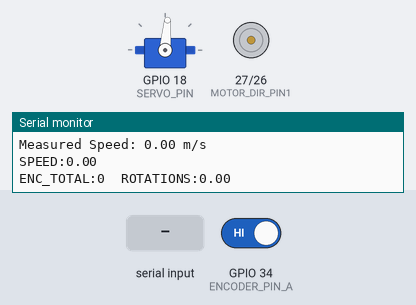
This program was run on a simulated ESP32. On the bench: servo, motor-driver pin pairs drawn as motors (green arrow = first pin HIGH = forward, orange = second pin HIGH = backward, longer = more drive, scaled by the enable pin), the last lines printed to the serial monitor. The test bench sets the inputs (shaded band); at power-on: GPIO 34 (ENCODER_PIN_A) HIGH.

Above: at 1.2 s.
1.3 s: "90,45\n" received over Serial
At 1.7 s:
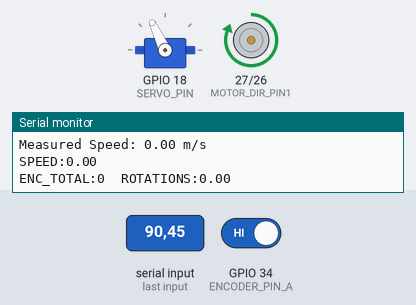
3.3 s: "1,90\n" received over Serial
At 3.7 s:
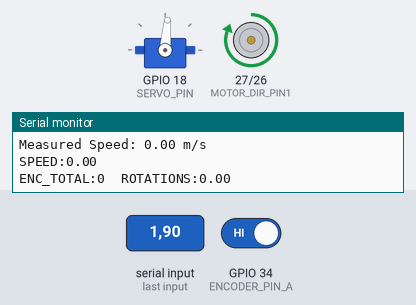
Timing chart, 0 to 6.3 s (numbered marks = the images above; inputs shaded):
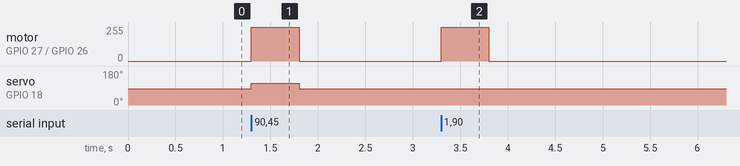

The program:

main.cpp
```cpp
/*
 * ESP32 Motor Control with Adaptive PID
 * Receives commands from Jetson via Serial
 * Controls motor driver with adaptive PID speed control
 */

#include <ESP32Servo.h>

// ========== PIN CONFIGURATION ==========
#define MOTOR_PWM_PIN       25    // DC motor PWM
#define MOTOR_DIR_PIN1      27    // Motor direction 1
#define MOTOR_DIR_PIN2      26    // Motor direction 2
#define SERVO_PIN           18    // Steering servo
#define ENCODER_PIN_A       34    // Speed encoder (optional)
#define ENCODER_PIN_B       35    // Speed encoder (optional)

// ========== PWM CONFIGURATION ==========
#define PWM_CHANNEL         4
#define PWM_FREQ            1000   // 1kHz
#define PWM_RESOLUTION      8      // 8-bit (0-255)

// ========== PARAMETERS ==========
#define SERIAL_BAUD         115200
#define TIMEOUT_MS          500    // Stop if no command for 500ms
#define CONTROL_RATE_HZ     50     // 50Hz control loop

// Steering limits (degrees)
#define SERVO_MIN_ANGLE     60     // Adjust to your servo
#define SERVO_MAX_ANGLE     120
#define SERVO_CENTER        85

// Speed limits
#define MAX_SPEED_MPS       3.0
#define MIN_SPEED_MPS       -3.0   // Negative = reverse
#define MAX_PWM             255
#define MIN_PWM             0

// ========== ENCODER CONFIGURATION ==========
// TODO: 캘리브레이션 필요
// 측정 방법: 바퀴를 정확히 1회전시키고 시리얼 모니터의 "ENC_RAW:" 값을 확인
// ENCODER_PPR = 그 값으로 교체
#define ENCODER_PPR           139        // 캘리브레이션 완료 (5회전 측정: 695펄스 ÷ 5)
#define WHEEL_CIRCUMFERENCE_M 0.2042f   // π × 0.065m (바퀴 지름 6.5cm)

// ========== ADAPTIVE PID CONFIGURATION ==========
// Base PID gains (tune these first!)
#define BASE_KP             50.0
#define BASE_KI             10.0
#define BASE_KD             5.0

// Speed-based gain scaling thresholds
#define LOW_SPEED_THRESHOLD   1.0   // m/s - 이 속도 이하는 저속
#define HIGH_SPEED_THRESHOLD  2.5   // m/s - 이 속도 이상은 고속

// Speed-based gain multipliers (실차 테스트로 조정)
#define LOW_SPEED_KP_SCALE    1.3   // 저속: 빠른 응답
#define LOW_SPEED_KI_SCALE    1.2
#define LOW_SPEED_KD_SCALE    0.8

#define HIGH_SPEED_KP_SCALE   0.7   // 고속: 안정성 우선
#define HIGH_SPEED_KI_SCALE   0.5
#define HIGH_SPEED_KD_SCALE   1.2

// Steering-based speed limiting (ESP32에서 처리)
#define STEERING_THRESHOLD    25.0  // degrees - 이 각도 이상이면 감쇄 시작
#define MAX_STEERING_ANGLE    45.0  // degrees
#define SPEED_REDUCTION_FACTOR 0.8  // 최대 조향 시 속도를 80%까지 제한

// ========== GLOBAL VARIABLES ==========
Servo steeringServo;

// Command from Jetson
float target_steering = 0.0;  // degrees
float target_speed = 0.0;     // m/s
float adjusted_target_speed = 0.0;  // 조향각 보정 후 목표 속도
unsigned long last_command_time = 0;

// Adaptive PID variables
float current_kp = BASE_KP;
float current_ki = BASE_KI;
float current_kd = BASE_KD;

// PID variables
float current_speed = 0.0;
float speed_error = 0.0;
float speed_error_sum = 0.0;
float speed_error_prev = 0.0;
float pid_output = 0.0;

// Encoder (if available)
volatile long encoder_count = 0;
volatile long total_encoder_count = 0;  // 누적 카운트 (리셋 안 됨)
float measured_speed = 0.0;
bool motor_going_forward = true;  // 방향 추적 (속도 부호 결정용)

// ========== FUNCTION PROTOTYPES ==========
void readSerialCommands();
void applySteering(float steering_deg);
void applyAdaptiveSpeedControl(float target_mps, float steering_deg);
void updateAdaptiveGains(float speed, float steering_deg);
float adjustSpeedForSteering(float target_mps, float steering_deg);
void setMotorPWM(float pwm_value);
void stopMotor();
void updateSpeedMeasurement();
float speedToPWM(float speed_mps);
void resetPID();
void IRAM_ATTR encoderISR();
void printAdaptiveStatus();

// ========== SETUP ==========
void setup() {
  // Serial communication
  Serial.begin(SERIAL_BAUD);
  Serial.println("ESP32 Adaptive Motor Control Started");

  // Motor pins
  pinMode(MOTOR_DIR_PIN1, OUTPUT);
  pinMode(MOTOR_DIR_PIN2, OUTPUT);

  // PWM setup
  ledcSetup(PWM_CHANNEL, PWM_FREQ, PWM_RESOLUTION);
  ledcAttachPin(MOTOR_PWM_PIN, PWM_CHANNEL);

  // Servo setup
  steeringServo.attach(SERVO_PIN);
  steeringServo.write(SERVO_CENTER);

  // Encoder pins (optional)
  pinMode(ENCODER_PIN_A, INPUT_PULLUP);
  pinMode(ENCODER_PIN_B, INPUT_PULLUP);
  attachInterrupt(digitalPinToInterrupt(ENCODER_PIN_A), encoderISR, RISING);

  // Initialize
  stopMotor();

  Serial.println("Initialization complete. Waiting for commands...");
  Serial.println("Adaptive PID enabled:");
  Serial.println("  - Speed-based gain scaling");
  Serial.println("  - Steering-based speed limiting");
}

// ========== MAIN LOOP ==========
void loop() {
  static unsigned long last_control_time = 0;
  static unsigned long last_print_time = 0;
  unsigned long current_time = millis();

  // Read commands from Serial
  readSerialCommands();

  // Debug print (1Hz) - timeout과 무관하게 항상 출력
  if (current_time - last_print_time >= 1000) {
    last_print_time = current_time;
    printAdaptiveStatus();
  }

  // Check timeout
  if (current_time - last_command_time > TIMEOUT_MS) {
    // Timeout: stop motor
    stopMotor();
    steeringServo.write(SERVO_CENTER);
    resetPID();
    return;
  }

  // Control loop at fixed rate
  if (current_time - last_control_time >= (1000 / CONTROL_RATE_HZ)) {
    last_control_time = current_time;

    // Update speed measurement (from encoder or estimate)
    updateSpeedMeasurement();

    // Apply steering
    applySteering(target_steering);

    // Apply adaptive speed control
    applyAdaptiveSpeedControl(target_speed, target_steering);
  }
}

// ========== SERIAL COMMUNICATION ==========
void readSerialCommands() {
  if (Serial.available() > 0) {
    String line = Serial.readStringUntil('\n');
    line.trim();

    // Parse CSV: "steering,speed"
    int comma_index = line.indexOf(',');
    if (comma_index > 0) {
      String steering_str = line.substring(0, comma_index);
      String speed_str = line.substring(comma_index + 1);

      float new_steering = steering_str.toFloat();
      float new_speed = speed_str.toFloat();

      // Validate
      if (!isnan(new_steering) && !isnan(new_speed)) {
        target_steering = constrain(new_steering, -45.0, 45.0);
        target_speed = constrain(new_speed, MIN_SPEED_MPS, MAX_SPEED_MPS);
        last_command_time = millis();
      }
    }
  }
}

// ========== STEERING CONTROL ==========
void applySteering(float steering_deg) {
  // Convert steering angle to servo angle
  // steering_deg: -45 to +45 (left to right)
  // Symmetric mapping around SERVO_CENTER: ±SERVO_RANGE degrees
  #define SERVO_RANGE 30  // degrees each side from center

  float servo_angle = SERVO_CENTER + (steering_deg / 45.0) * SERVO_RANGE;
  servo_angle = constrain(servo_angle, SERVO_MIN_ANGLE, SERVO_MAX_ANGLE);
  steeringServo.write((int)servo_angle);
}

// ========== ADAPTIVE SPEED CONTROL ==========
void applyAdaptiveSpeedControl(float target_mps, float steering_deg) {
  // 1. 조향각에 따라 목표 속도 조정
  adjusted_target_speed = adjustSpeedForSteering(target_mps, steering_deg);

  // 2. 현재 속도와 조향각에 따라 PID 게인 조정
  updateAdaptiveGains(measured_speed, steering_deg);

  // 3. PID 계산
  #ifdef USE_ENCODER_FEEDBACK
    // PID control with encoder feedback
    speed_error = adjusted_target_speed - measured_speed;
    speed_error_sum += speed_error * (1.0 / CONTROL_RATE_HZ);
    float speed_error_derivative = (speed_error - speed_error_prev) * CONTROL_RATE_HZ;
    speed_error_prev = speed_error;

    // Anti-windup
    speed_error_sum = constrain(speed_error_sum, -20.0, 20.0);

    // 피드포워드: 목표 속도를 PWM으로 직접 매핑 (즉각 응답)
    // PID는 실제 오차만 보정
    float feedforward = speedToPWM(adjusted_target_speed);

    // Adaptive PID + Feedforward
    pid_output = feedforward +
                 current_kp * speed_error +
                 current_ki * speed_error_sum +
                 current_kd * speed_error_derivative;
  #else
    // Open-loop: direct mapping from speed to PWM
    pid_output = speedToPWM(adjusted_target_speed);
  #endif

  // 4. 모터에 적용
  setMotorPWM(pid_output);
}

// ========== ADAPTIVE GAIN ADJUSTMENT ==========
void updateAdaptiveGains(float speed, float steering_deg) {
  float abs_speed = abs(speed);
  float abs_steering = abs(steering_deg);

  // 속도 기반 게인 스케일링
  float speed_scale_kp = 1.0;
  float speed_scale_ki = 1.0;
  float speed_scale_kd = 1.0;

  if (abs_speed < LOW_SPEED_THRESHOLD) {
    // 저속: 공격적인 게인
    speed_scale_kp = LOW_SPEED_KP_SCALE;
    speed_scale_ki = LOW_SPEED_KI_SCALE;
    speed_scale_kd = LOW_SPEED_KD_SCALE;
  }
  else if (abs_speed > HIGH_SPEED_THRESHOLD) {
    // 고속: 보수적인 게인
    speed_scale_kp = HIGH_SPEED_KP_SCALE;
    speed_scale_ki = HIGH_SPEED_KI_SCALE;
    speed_scale_kd = HIGH_SPEED_KD_SCALE;
  }
  else {
    // 중속: 선형 보간
    float ratio = (abs_speed - LOW_SPEED_THRESHOLD) /
                  (HIGH_SPEED_THRESHOLD - LOW_SPEED_THRESHOLD);
    speed_scale_kp = LOW_SPEED_KP_SCALE +
                     ratio * (HIGH_SPEED_KP_SCALE - LOW_SPEED_KP_SCALE);
    speed_scale_ki = LOW_SPEED_KI_SCALE +
                     ratio * (HIGH_SPEED_KI_SCALE - LOW_SPEED_KI_SCALE);
    speed_scale_kd = LOW_SPEED_KD_SCALE +
                     ratio * (HIGH_SPEED_KD_SCALE - LOW_SPEED_KD_SCALE);
  }

  // 조향각 기반 게인 조정 (큰 조향각일 때 부드럽게)
  float steering_factor = 1.0;
  if (abs_steering > STEERING_THRESHOLD) {
    // 조향각이 클수록 게인을 더 낮춤 (0.7 ~ 1.0 범위)
    float steering_ratio = (abs_steering - STEERING_THRESHOLD) /
                           (MAX_STEERING_ANGLE - STEERING_THRESHOLD);
    steering_ratio = constrain(steering_ratio, 0.0, 1.0);
    steering_factor = 1.0 - (steering_ratio * 0.1);  // 최대 10% 감소
  }

  // 최종 게인 계산
  current_kp = BASE_KP * speed_scale_kp * steering_factor;
  current_ki = BASE_KI * speed_scale_ki * steering_factor;
  current_kd = BASE_KD * speed_scale_kd * steering_factor;
}

// ========== STEERING-BASED SPEED LIMITING ==========
float adjustSpeedForSteering(float target_mps, float steering_deg) {
  float abs_steering = abs(steering_deg);

  // 조향각이 작으면 속도 제한 없음
  if (abs_steering < STEERING_THRESHOLD) {
    return target_mps;
  }

  // 조향각이 클수록 속도 제한 (선형 감소)
  float steering_ratio = (abs_steering - STEERING_THRESHOLD) /
                         (MAX_STEERING_ANGLE - STEERING_THRESHOLD);
  steering_ratio = constrain(steering_ratio, 0.0, 1.0);

  // 최대 조향각일 때 SPEED_REDUCTION_FACTOR까지 감소
  float speed_limit_factor = 1.0 - (steering_ratio * (1.0 - SPEED_REDUCTION_FACTOR));

  float adjusted_speed = target_mps * speed_limit_factor;

  return adjusted_speed;
}

// ========== MOTOR DRIVER ==========
void setMotorPWM(float pwm_value) {
  // Determine direction
  bool forward = (pwm_value >= 0);
  int pwm_abs = (int)constrain(abs(pwm_value), MIN_PWM, MAX_PWM);

  if (pwm_abs < 10) {
    // Dead zone: stop
    stopMotor();
    return;
  }

  motor_going_forward = forward;

  if (forward) {
    digitalWrite(MOTOR_DIR_PIN1, HIGH);
    digitalWrite(MOTOR_DIR_PIN2, LOW);
  } else {
    digitalWrite(MOTOR_DIR_PIN1, LOW);
    digitalWrite(MOTOR_DIR_PIN2, HIGH);
  }

  ledcWrite(PWM_CHANNEL, pwm_abs);
}

void stopMotor() {
  digitalWrite(MOTOR_DIR_PIN1, LOW);
  digitalWrite(MOTOR_DIR_PIN2, LOW);
  ledcWrite(PWM_CHANNEL, 0);
}

// ========== SPEED MEASUREMENT ==========
void updateSpeedMeasurement() {
  // If encoder available, calculate speed from encoder counts
  // For now, just estimate or use open-loop

  #ifdef USE_ENCODER_FEEDBACK
    static unsigned long last_speed_update = 0;
    static long last_enc_raw = 0;
    unsigned long now = millis();
    float dt = (now - last_speed_update) / 1000.0;

    if (dt > 0.1) {  // 100ms마다 갱신
      long count = encoder_count;
      encoder_count = 0;
      last_speed_update = now;
      last_enc_raw = count;  // 캘리브레이션용

      float speed_magnitude = (float)abs(count) * WHEEL_CIRCUMFERENCE_M
                              / ((float)ENCODER_PPR * dt);
      measured_speed = motor_going_forward ? speed_magnitude : -speed_magnitude;
    }
  #else
    // Open-loop: assume we're at target speed (no feedback)
    measured_speed = target_speed;
  #endif
}

// Encoder interrupt
void IRAM_ATTR encoderISR() {
  encoder_count++;
  total_encoder_count++;
}

// ========== UTILITY FUNCTIONS ==========
float speedToPWM(float speed_mps) {
  // Simple linear mapping (tune this for your motor!)
  // Assumes: 1 m/s ≈ 85 PWM (example, adjust for your setup)
  float pwm = speed_mps * 85.0;
  return constrain(pwm, -MAX_PWM, MAX_PWM);
}

void resetPID() {
  speed_error = 0.0;
  speed_error_sum = 0.0;
  speed_error_prev = 0.0;
  pid_output = 0.0;
}

// ========== DEBUG ==========
void printAdaptiveStatus() {
  Serial.println("=== Adaptive Control Status ===");
  Serial.print("Target Speed: ");
  Serial.print(target_speed, 2);
  Serial.print(" -> Adjusted: ");
  Serial.println(adjusted_target_speed, 2);

  Serial.print("Steering: ");
  Serial.print(target_steering, 1);
  Serial.println(" deg");

  Serial.print("Adaptive Gains - Kp: ");
  Serial.print(current_kp, 1);
  Serial.print(" Ki: ");
  Serial.print(current_ki, 1);
  Serial.print(" Kd: ");
  Serial.println(current_kd, 1);

  Serial.print("PWM Output: ");
  Serial.println(pid_output, 1);

  Serial.print("Measured Speed: ");
  Serial.print(measured_speed, 2);
  Serial.println(" m/s");
  Serial.println();

  // Jetson parseFeedbackLine() 이 파싱하는 형식
  Serial.print("SPEED:");
  Serial.println(measured_speed, 2);

  // 엔코더 확인용 출력
  Serial.print("ENC_TOTAL:");
  Serial.print(total_encoder_count);
  Serial.print("  ROTATIONS:");
  Serial.println((float)total_encoder_count / ENCODER_PPR, 2);
}
```

Measured:
- after the input at 1.3 s, motor on GPIO 27 (MOTOR_DIR_PIN1) / GPIO 26 (MOTOR_DIR_PIN2): stopped → forward 255/255 at once, → stopped 0.50 s later; servo on GPIO 18 (SERVO_PIN): 85° → 115° at once, → 85° 0.50 s later
- after the input at 3.3 s, motor on GPIO 27 (MOTOR_DIR_PIN1) / GPIO 26 (MOTOR_DIR_PIN2): stopped → forward 255/255 at once, → stopped 0.50 s later
